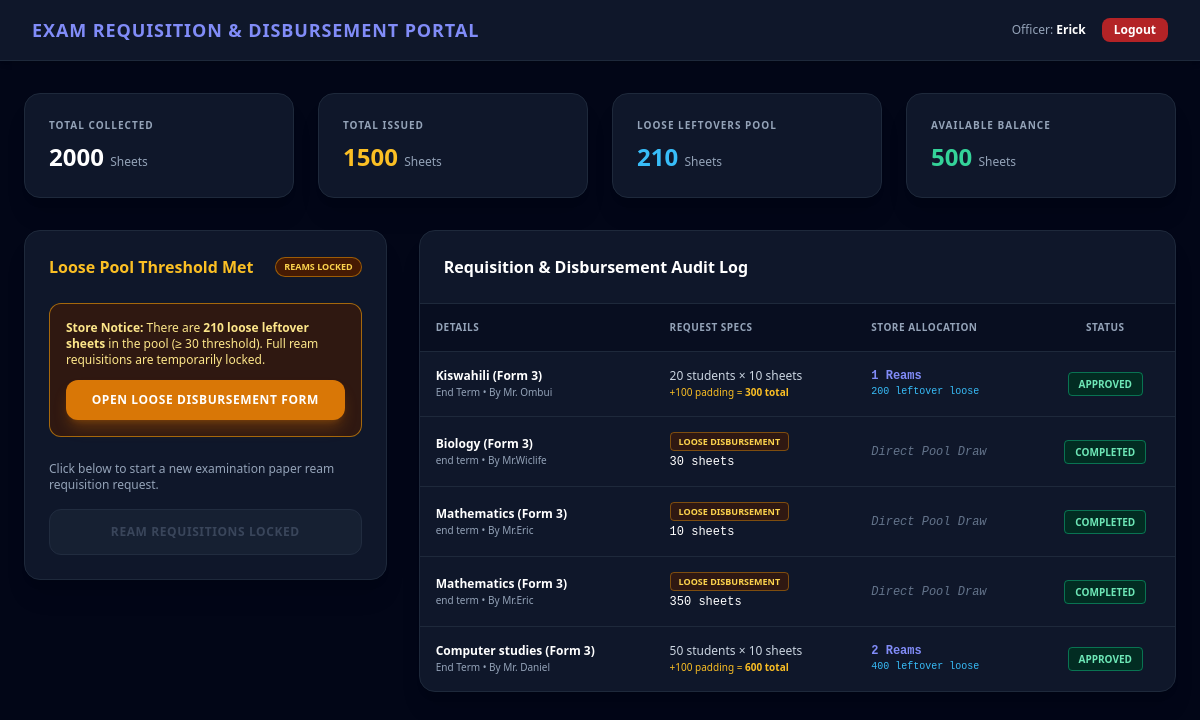
/exam/dashboard (signed in), run on the app's committed database.
### app/models.py (models this page shows, shortened)
class User(db.Model, UserMixin):
    __tablename__ = 'user'
    id = db.Column(db.Integer, primary_key=True)
    username = db.Column(db.String(100), nullable=False, unique=True)
    password_hash = db.Column(db.String(255), nullable=False)
    role = db.Column(db.String(50), nullable=False)  # 'super_admin', 'school_admin', 'hoi', 'ream_collection', 'exam_officer'
    school_id = db.Column(db.Integer, db.ForeignKey('school.id'), nullable=True)

class ExamRequisition(db.Model):
    __tablename__ = 'exam_requisitions'
    id = db.Column(db.Integer, primary_key=True)
    school_id = db.Column(db.Integer, db.ForeignKey('school.id'), nullable=False)
    department_subject = db.Column(db.String(150), nullable=False)
    teacher_name = db.Column(db.String(100), nullable=False)
    purpose = db.Column(db.String(150), nullable=False)
    form_grade = db.Column(db.String(50), nullable=False)
    num_students = db.Column(db.Integer, nullable=False)
    sheets_per_student = db.Column(db.Integer, nullable=False)
    padding_sheets = db.Column(db.Integer, default=100)
    total_sheets_required = db.Column(db.Integer, nullable=False)
    full_reams_to_issue = db.Column(db.Integer, nullable=False)
    leftover_loose_sheets = db.Column(db.Integer, nullable=False)
    sheets_returned = db.Column(db.Integer, default=0)
    is_loose_disbursement = db.Column(db.Boolean, default=False)
    status = db.Column(db.String(20), default='Pending')
    date_requested = db.Column(db.DateTime, default=datetime.utcnow)
    school = db.relationship('School', backref=db.backref('exam_requisitions', lazy=True))

### app/routes/exam.py (the view, shortened to what this page needs)
@exam_bp.route('/dashboard', methods=['GET', 'POST'])
@login_required
def dashboard():
    school_id = current_user.school_id
    requisitions = ExamRequisition.query.filter_by(school_id=school_id).order_by(ExamRequisition.date_requested.desc()).all()
    submitted_students = Student.query.filter_by(school_id=school_id).filter(
        (Student.term_1_status == 'Submitted') |
        (Student.term_2_status == 'Submitted') |
        (Student.term_3_status == 'Submitted')
    ).count()
    total_collected = submitted_students * 500
    total_issued = sum(
        r.full_reams_to_issue * 500
        for r in requisitions
        if r.status != 'Rejected' and not r.is_loose_disbursement
    )
    total_loose_generated = sum(
        r.leftover_loose_sheets for r in requisitions
        if r.status in ['Pending', 'Approved', 'Issued'] and not r.is_loose_disbursement
    )
    total_loose_disbursed = sum(
        r.total_sheets_required for r in requisitions
        if r.is_loose_disbursement and r.status != 'Rejected'
    )
    current_loose_leftovers = total_loose_generated - total_loose_disbursed
    available_balance = total_collected - total_issued
    return render_template(
        'exam/dashboard.html',
        requisitions=requisitions,
        total_collected=total_collected,
        total_issued=total_issued,
        current_loose_leftovers=current_loose_leftovers,
        available_balance=available_balance
    )

### app/templates/exam/dashboard.html (shortened to what this page needs)
<!DOCTYPE html>
<html lang="en">
<head>
    <script src="https://cdn.tailwindcss.com"></script>
</head>
<body class="bg-slate-950 text-slate-100 min-h-screen">
    <nav class="bg-slate-900 border-b border-slate-800 px-8 py-4 flex justify-between items-center shadow-md">
        <h1 class="text-lg font-black tracking-wider text-indigo-400">EXAM REQUISITION & DISBURSEMENT PORTAL</h1>
        <div class="flex items-center space-x-4">
            <span class="text-xs text-slate-400">Officer: <strong class="text-white">{{ current_user.username }}</strong></span>
            <a href="{{ url_for('auth.logout') }}" class="px-3 py-1 bg-red-600/80 hover:bg-red-600 text-white text-xs font-semibold rounded-lg transition">Logout</a>
        </div>
    </nav>
    <main class="max-w-7xl mx-auto px-6 py-8 space-y-8">
        <div class="grid grid-cols-1 md:grid-cols-4 gap-6">
            <div class="bg-slate-900 p-6 rounded-2xl border border-slate-800 shadow-xl">
                <p class="text-[10px] font-bold uppercase tracking-widest text-slate-400">Total Collected</p>
                <h3 class="text-2xl font-black mt-2 text-white">{{ total_collected }} <span class="text-xs font-normal text-slate-400">Sheets</span></h3>
            </div>
            <div class="bg-slate-900 p-6 rounded-2xl border border-slate-800 shadow-xl">
                <p class="text-[10px] font-bold uppercase tracking-widest text-slate-400">Total Issued</p>
                <h3 class="text-2xl font-black mt-2 text-amber-400">{{ total_issued }} <span class="text-xs font-normal text-slate-400">Sheets</span></h3>
            </div>
            <div class="bg-slate-900 p-6 rounded-2xl border border-slate-800 shadow-xl">
                <p class="text-[10px] font-bold uppercase tracking-widest text-slate-400">Loose Leftovers Pool</p>
                <h3 class="text-2xl font-black mt-2 text-sky-400">{{ current_loose_leftovers }} <span class="text-xs font-normal text-slate-400">Sheets</span></h3>
            </div>
            <div class="bg-slate-900 p-6 rounded-2xl border border-slate-800 shadow-xl">
                <p class="text-[10px] font-bold uppercase tracking-widest text-slate-400">Available Balance</p>
                <h3 class="text-2xl font-black mt-2 text-emerald-400">{{ available_balance }} <span class="text-xs font-normal text-slate-400">Sheets</span></h3>
            </div>
        </div>
        <div class="grid grid-cols-1 lg:grid-cols-3 gap-8">
            <div class="bg-slate-900 p-6 rounded-2xl border border-slate-800 shadow-xl h-fit space-y-6">
                <div class="flex justify-between items-center">
                    <h2 class="text-base font-bold text-white">
                        {% if current_loose_leftovers >= 30 %}
                            <span class="text-amber-400">Loose Pool Threshold Met</span>
                        {% else %}
                            Exam Requisition Portal
                        {% endif %}
                    </h2>
                    {% if current_loose_leftovers >= 30 %}
                        <span class="px-2 py-0.5 bg-amber-950 border border-amber-500/50 text-amber-300 text-[9px] uppercase font-bold rounded-full">Reams Locked</span>
                    {% endif %}
                </div>
                {% if current_loose_leftovers >= 30 %}
                <div class="p-4 rounded-xl bg-amber-950/60 border border-amber-500/60 text-amber-200 text-xs space-y-3">
                    <p>
                        <strong>Store Notice:</strong> There are <strong>{{ current_loose_leftovers }} loose leftover sheets</strong> in the pool (≥ 30 threshold). Full ream requisitions are temporarily locked.
                    </p>
                    <button type="button" onclick="openLooseModal()" class="w-full py-3 bg-amber-600 hover:bg-amber-500 text-white font-bold text-xs uppercase tracking-wider rounded-xl transition shadow-lg shadow-amber-600/30 cursor-pointer">
                        Open Loose Disbursement Form
                    </button>
                </div>
                {% endif %}
                <div class="space-y-4">
                    <p class="text-xs text-slate-400">Click below to start a new examination paper ream requisition request.</p>
                    <button type="button" onclick="openRequisitionFormModal()"
                        {% if current_loose_leftovers >= 30 %}disabled{% endif %}
                        class="w-full py-3.5 {% if current_loose_leftovers >= 30 %}bg-slate-800 text-slate-500 border border-slate-700 cursor-not-allowed opacity-50{% else %}bg-indigo-600 hover:bg-indigo-500 text-white shadow-lg shadow-indigo-600/30 cursor-pointer{% endif %} font-bold text-xs uppercase tracking-wider rounded-xl transition">
                        {% if current_loose_leftovers >= 30 %}Ream Requisitions Locked{% else %}+ New Ream Requisition{% endif %}
                    </button>
                </div>
            </div>
            <div class="lg:col-span-2 bg-slate-900 rounded-2xl border border-slate-800 overflow-hidden shadow-xl h-fit">
                <div class="p-6 border-b border-slate-800">
                    <h2 class="text-base font-bold text-white">Requisition & Disbursement Audit Log</h2>
                </div>
                <div class="overflow-x-auto">
                    <table class="w-full text-left border-collapse">
                        <thead>
                            <tr class="bg-slate-950/50 border-b border-slate-800 text-[10px] uppercase tracking-wider text-slate-400">
                                <th class="p-4">Details</th>
                                <th class="p-4">Request Specs</th>
                                <th class="p-4">Store Allocation</th>
                                <th class="p-4 text-center">Status</th>
                            </tr>
                        </thead>
                        <tbody class="divide-y divide-slate-800 text-xs">
                            {% for req in requisitions %}
                            <tr class="hover:bg-slate-850 transition">
                                <td class="p-4">
                                    <div class="font-bold text-white">{{ req.department_subject }} ({{ req.form_grade }})</div>
                                    <div class="text-slate-400 text-[10px]">{{ req.purpose }} • By {{ req.teacher_name }}</div>
                                </td>
                                <td class="p-4 text-slate-300">
                                    {% if req.is_loose_disbursement %}
                                        <span class="px-2 py-0.5 bg-amber-950/60 text-amber-300 border border-amber-500/40 rounded text-[9px] font-bold uppercase">Loose Disbursement</span>
                                        <div class="mt-1 font-mono text-white">{{ req.total_sheets_required }} sheets</div>
                                    {% else %}
                                        <div>{{ req.num_students }} students × {{ req.sheets_per_student }} sheets</div>
                                        <div class="text-[10px] text-amber-400">+{{ req.padding_sheets }} padding = <strong>{{ req.total_sheets_required }} total</strong></div>
                                    {% endif %}
                                </td>
                                <td class="p-4 text-slate-300 font-mono">
                                    {% if req.is_loose_disbursement %}
                                        <span class="text-slate-500 italic">Direct Pool Draw</span>
                                    {% else %}
                                        <div><strong class="text-indigo-400">{{ req.full_reams_to_issue }} Reams</strong></div>
                                        <div class="text-[10px] text-sky-400">{{ req.leftover_loose_sheets }} leftover loose</div>
                                    {% endif %}
                                </td>
                                <td class="p-4 text-center">
                                    <span class="px-2.5 py-1 bg-emerald-950 border border-emerald-500/50 text-emerald-300 font-bold uppercase rounded text-[10px]">{{ req.status }}</span>
                                </td>
                            </tr>
                            {% else %}
                            <tr>
                                <td colspan="4" class="p-8 text-center text-slate-500 italic">No audit records found yet.</td>
                            </tr>
                            {% endfor %}
                        </tbody>
                    </table>
                </div>
            </div>
        </div>
    </main>
</body>
</html>

### data on the page
User: username "Erick"
ExamRequisition: department_subject "Kiswahili", form_grade "Form 3", purpose "End Term", teacher_name "Mr. Ombui", num_students "20", sheets_per_student "10", padding_sheets "100", total_sheets_required "300", full_reams_to_issue "1", leftover_loose_sheets "200", status "APPROVED"
ExamRequisition: department_subject "Biology", form_grade "Form 3", purpose "end term", teacher_name "Mr.Wiclife", total_sheets_required "30", is_loose_disbursement "Direct Pool Draw", status "COMPLETED"
ExamRequisition: department_subject "Mathematics", form_grade "Form 3", purpose "end term", teacher_name "Mr.Eric", total_sheets_required "10", is_loose_disbursement "Direct Pool Draw", status "COMPLETED"
ExamRequisition: department_subject "Mathematics", form_grade "Form 3", purpose "end term", teacher_name "Mr.Eric", total_sheets_required "350", is_loose_disbursement "Direct Pool Draw", status "COMPLETED"
ExamRequisition: department_subject "Computer studies", form_grade "Form 3", purpose "End Term", teacher_name "Mr. Daniel", num_students "50", sheets_per_student "10", padding_sheets "100", total_sheets_required "600", full_reams_to_issue "2", leftover_loose_sheets "400", status "APPROVED"

### other printed values
{{ total_collected }} "2000"
{{ total_issued }} "1500"
{{ current_loose_leftovers }} "210"
{{ available_balance }} "500"
